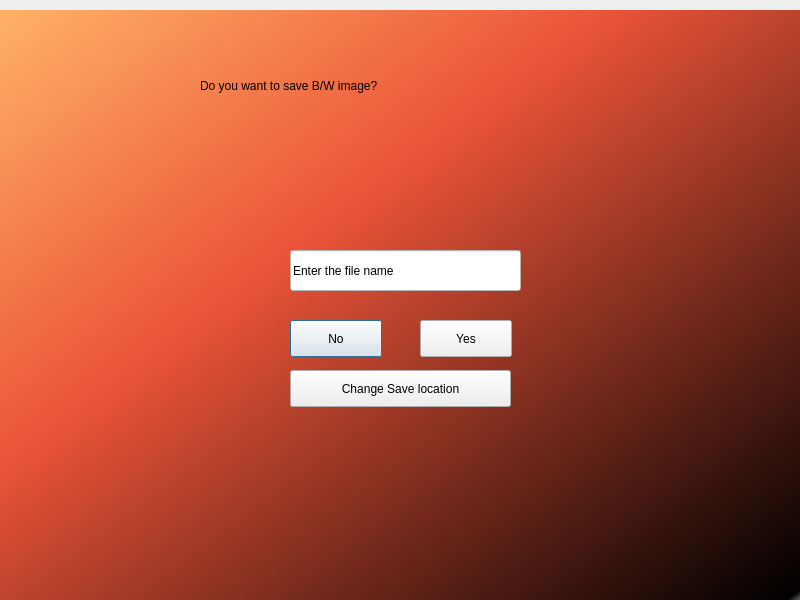
<?xml version="1.0" encoding="UTF-8"?>
<ui version="4.0">
 <class>Dialog</class>
 <widget class="QDialog" name="Dialog">
  <property name="geometry">
   <rect>
    <x>0</x>
    <y>0</y>
    <width>800</width>
    <height>600</height>
   </rect>
  </property>
  <property name="windowTitle">
   <string>Dialog</string>
  </property>
  <widget class="QWidget" name="widget" native="true">
   <property name="geometry">
    <rect>
     <x>0</x>
     <y>10</y>
     <width>801</width>
     <height>601</height>
    </rect>
   </property>
   <property name="styleSheet">
    <string notr="true">QWidget#widget{background-color:qlineargradient(spread:pad, x1:0, y1:0, x2:1, y2:1, stop:0 rgba(255, 178, 102, 255), stop:0.378855 rgba(235, 84, 56, 255), stop:0.98 rgba(0, 0, 0, 255), stop:1 rgba(0, 0, 0, 0));}</string>
   </property>
   <widget class="QLabel" name="Header">
    <property name="geometry">
     <rect>
      <x>200</x>
      <y>40</y>
      <width>611</width>
      <height>71</height>
     </rect>
    </property>
    <property name="styleSheet">
     <string notr="true">font: 75 22pt &quot;Noto Sans&quot;;</string>
    </property>
    <property name="text">
     <string>Do you want to save B/W image?</string>
    </property>
   </widget>
   <widget class="QPushButton" name="No">
    <property name="geometry">
     <rect>
      <x>290</x>
      <y>310</y>
      <width>92</width>
      <height>37</height>
     </rect>
    </property>
    <property name="text">
     <string>No</string>
    </property>
   </widget>
   <widget class="QLineEdit" name="fileName">
    <property name="geometry">
     <rect>
      <x>290</x>
      <y>240</y>
      <width>231</width>
      <height>41</height>
     </rect>
    </property>
    <property name="styleSheet">
     <string notr="true">background-color:rgb(255, 255, 255);
font: 57 18pt &quot;Noto Sans&quot;;
color:rgb(0,0,0)</string>
    </property>
    <property name="text">
     <string>Enter the file name</string>
    </property>
   </widget>
   <widget class="QPushButton" name="Yes">
    <property name="geometry">
     <rect>
      <x>420</x>
      <y>310</y>
      <width>92</width>
      <height>37</height>
     </rect>
    </property>
    <property name="text">
     <string>Yes</string>
    </property>
   </widget>
   <widget class="QPushButton" name="savePath">
    <property name="geometry">
     <rect>
      <x>290</x>
      <y>360</y>
      <width>221</width>
      <height>37</height>
     </rect>
    </property>
    <property name="text">
     <string>Change Save location</string>
    </property>
   </widget>
  </widget>
 </widget>
 <resources/>
 <connections/>
</ui>
